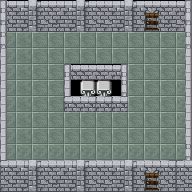

This game map was drawn from its Tiled (.tmx) file and the tilesets committed beside it. A one-line description and the full map source follow:
An orthogonal 12x12 tile map with 16x16 px tiles, 1 tile layer (Tile Layer 1).

<map version="1.2" tiledversion="1.3.1" orientation="orthogonal" renderorder="right-down" compressionlevel="0" width="12" height="12" tilewidth="16" tileheight="16" infinite="0" nextlayerid="2" nextobjectid="1">
 <tileset firstgid="1" name="castle-room-1" tilewidth="16" tileheight="16" tilecount="132" columns="11">
  <image source="rpg_indoor.png" width="176" height="192" />
 </tileset>
 <layer id="1" name="Tile Layer 1" width="12" height="12">
  <data encoding="csv">
1,2,3,4,5,6,7,8,9,10,4,11,
12,13,14,15,16,17,18,19,20,21,15,22,
105,72,73,73,73,73,73,73,73,73,73,81,
94,72,73,73,73,73,73,73,73,73,73,70,
94,72,73,73,1,4,4,11,73,73,73,70,
94,72,73,73,34,71,71,44,73,73,73,70,
94,72,73,73,45,55,55,55,73,73,73,70,
94,72,73,73,73,73,73,73,73,73,73,70,
94,72,73,73,73,73,73,73,73,73,73,70,
94,84,84,84,84,84,84,84,84,84,84,81,
45,46,47,48,49,50,51,52,53,54,55,45,
56,57,58,59,60,61,62,63,64,65,66,56
</data>
 </layer>
</map>
